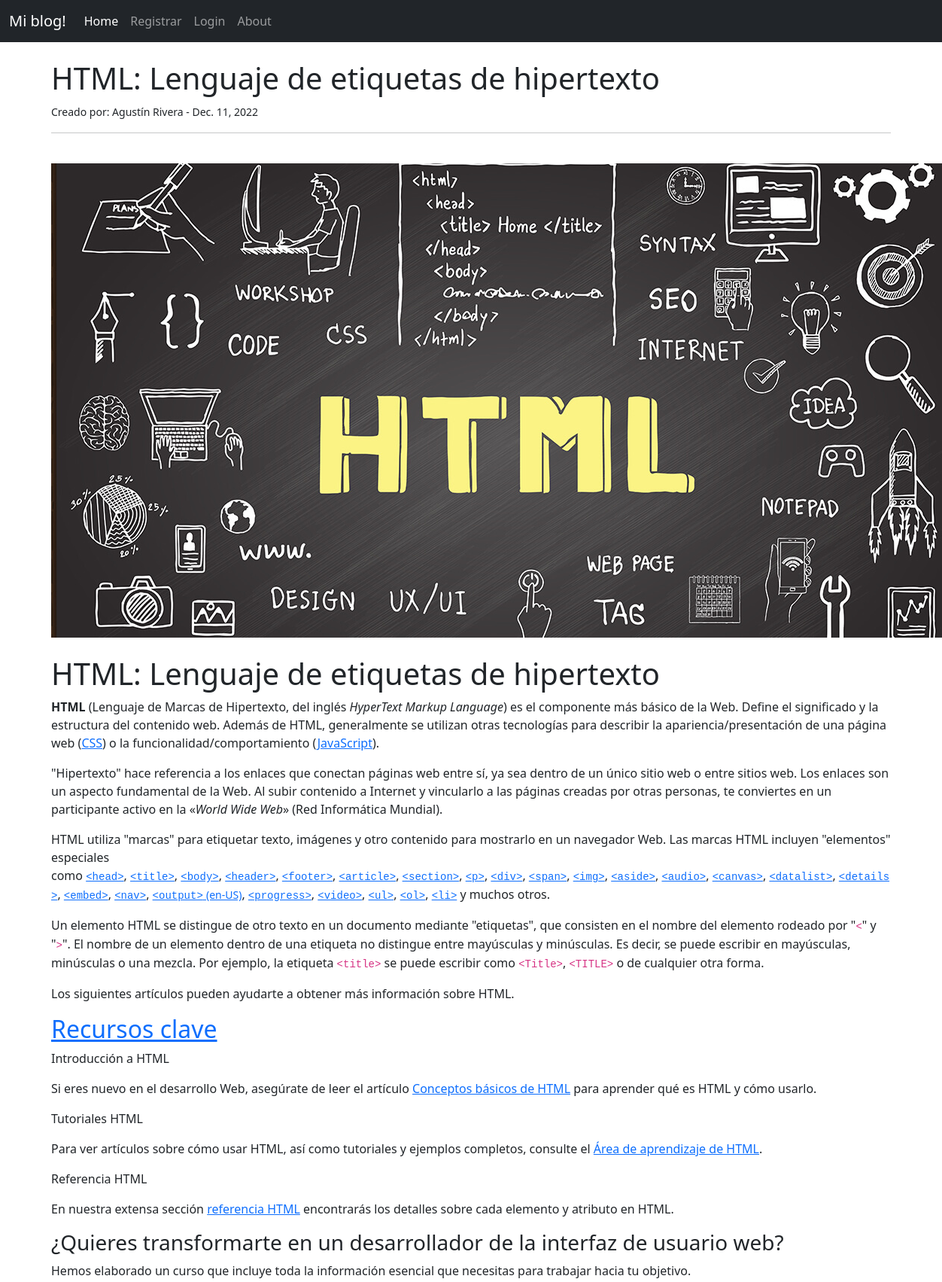
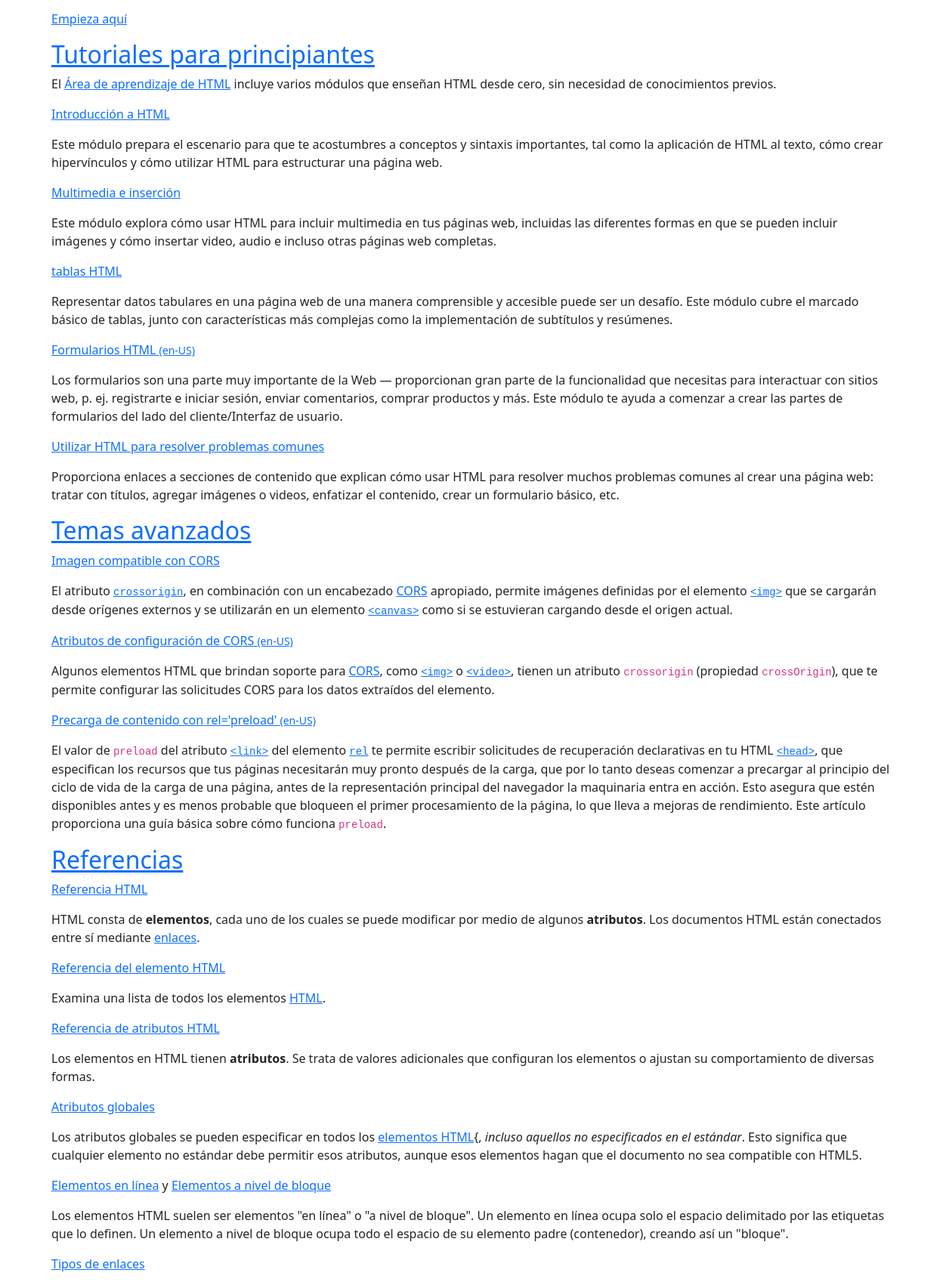
Screenshot of /post/12/ (upper part) with the database file from the repository (2 pictures, top to bottom).
### appblog/models.py (models this page shows, shortened)
class Post(models.Model):
    titulo = models.CharField(max_length=60)
    imagen_cabezera = models.ImageField(null=True, blank=True, upload_to="imagenes/")
    titulo_tag = models.CharField(max_length=60)
    autor = models.ForeignKey(User, on_delete=models.CASCADE)
    cuerpo = RichTextField(blank=True, null=True)
    fecha = models.DateField(auto_now_add=True)
    descripcion = models.CharField(max_length=100, default='click en el link para leer mas')

### appblog/views.py (the view)
# urls.py: path('post/<pk>/', PostDetail.as_view(), name="detalle-post"),
class PostDetail(DetailView):
   model = Post
   template_name = 'appblog/detail_post.html'

### appblog/templates/appblog/detail_post.html (shortened to what this page needs)
{% extends 'appblog/base.html' %}
{% block contenido %}
    <h1> {{object.titulo}} </h1>
    <small>Creado por: {{ object.autor.first_name}}
        {{object.autor.last_name}} - {{ object.fecha }}
    </small><br/>
    <hr>
    <br/>
    {% if object.imagen_cabezera %}
    <img src="{{ object.imagen_cabezera.url }}">
    {% endif %}
    <br/><br/>
    {{ object.cuerpo|safe }}
<br/><br/>
<br/><br/>
    <br/><br/>
<br>
{% if not post.comments.all %}
<br>
    <br>
<br>
{% endif %}
<br>
{% endblock %}

### rows the page displays
Post: titulo "HTML: Lenguaje de etiquetas de hipertexto", autor.first_name "Agustín", autor.last_name "Rivera", fecha "Dec. 11, 2022", imagen_cabezera (picture), cuerpo "HTML: Lenguaje de etiquetas de hipertexto HTML (Lenguaje de Marcas de Hipertexto, del inglés HyperText Markup Language ) es el componente más básico de la Web. Define el significado y la estructura del contenido web. Además de HTML, generalmente se utilizan otras tecnologías para describir la apariencia/presentación de una página web ( CSS ) o la funcionalidad/comportamiento ( JavaScript ). \"Hipertexto\" hace referencia a los enlaces que conectan páginas web entre sí, ya sea dentro de un único sitio web o entre sitios web. Los enlaces son un aspecto fundamental de la Web. Al subir contenido a Internet y vincularlo a las páginas creadas por otras personas, te conviertes en un participante…"
